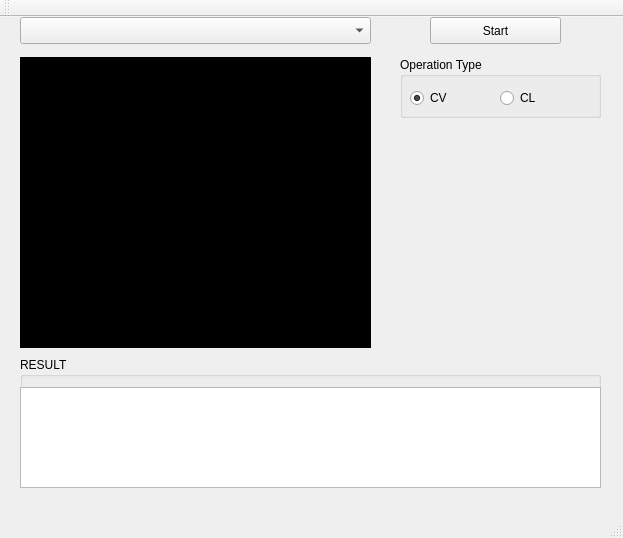
<?xml version="1.0" encoding="UTF-8"?>
<ui version="4.0">
 <class>MainWindow</class>
 <widget class="QMainWindow" name="MainWindow">
  <property name="geometry">
   <rect>
    <x>0</x>
    <y>0</y>
    <width>623</width>
    <height>538</height>
   </rect>
  </property>
  <property name="windowTitle">
   <string>QT Open CV &amp; CL TEST</string>
  </property>
  <widget class="QWidget" name="centralWidget">
   <widget class="QFrame" name="frame">
    <property name="geometry">
     <rect>
      <x>20</x>
      <y>40</y>
      <width>351</width>
      <height>291</height>
     </rect>
    </property>
    <property name="palette">
     <palette>
      <active>
       <colorrole role="Button">
        <brush brushstyle="SolidPattern">
         <color alpha="255">
          <red>0</red>
          <green>0</green>
          <blue>0</blue>
         </color>
        </brush>
       </colorrole>
       <colorrole role="Base">
        <brush brushstyle="SolidPattern">
         <color alpha="255">
          <red>0</red>
          <green>0</green>
          <blue>0</blue>
         </color>
        </brush>
       </colorrole>
       <colorrole role="Window">
        <brush brushstyle="SolidPattern">
         <color alpha="255">
          <red>0</red>
          <green>0</green>
          <blue>0</blue>
         </color>
        </brush>
       </colorrole>
      </active>
      <inactive>
       <colorrole role="Button">
        <brush brushstyle="SolidPattern">
         <color alpha="255">
          <red>0</red>
          <green>0</green>
          <blue>0</blue>
         </color>
        </brush>
       </colorrole>
       <colorrole role="Base">
        <brush brushstyle="SolidPattern">
         <color alpha="255">
          <red>0</red>
          <green>0</green>
          <blue>0</blue>
         </color>
        </brush>
       </colorrole>
       <colorrole role="Window">
        <brush brushstyle="SolidPattern">
         <color alpha="255">
          <red>0</red>
          <green>0</green>
          <blue>0</blue>
         </color>
        </brush>
       </colorrole>
      </inactive>
      <disabled>
       <colorrole role="Button">
        <brush brushstyle="SolidPattern">
         <color alpha="255">
          <red>0</red>
          <green>0</green>
          <blue>0</blue>
         </color>
        </brush>
       </colorrole>
       <colorrole role="Base">
        <brush brushstyle="SolidPattern">
         <color alpha="255">
          <red>0</red>
          <green>0</green>
          <blue>0</blue>
         </color>
        </brush>
       </colorrole>
       <colorrole role="Window">
        <brush brushstyle="SolidPattern">
         <color alpha="255">
          <red>0</red>
          <green>0</green>
          <blue>0</blue>
         </color>
        </brush>
       </colorrole>
      </disabled>
     </palette>
    </property>
    <property name="styleSheet">
     <string notr="true">background-color: black</string>
    </property>
    <property name="frameShape">
     <enum>QFrame::StyledPanel</enum>
    </property>
    <property name="frameShadow">
     <enum>QFrame::Raised</enum>
    </property>
   </widget>
   <widget class="QComboBox" name="cb_ExampleList">
    <property name="geometry">
     <rect>
      <x>20</x>
      <y>0</y>
      <width>351</width>
      <height>27</height>
     </rect>
    </property>
    <property name="editable">
     <bool>false</bool>
    </property>
    <property name="currentIndex">
     <number>-1</number>
    </property>
    <property name="minimumContentsLength">
     <number>0</number>
    </property>
    <property name="frame">
     <bool>true</bool>
    </property>
   </widget>
   <widget class="QPushButton" name="bt_Start">
    <property name="geometry">
     <rect>
      <x>430</x>
      <y>0</y>
      <width>131</width>
      <height>27</height>
     </rect>
    </property>
    <property name="text">
     <string>Start</string>
    </property>
   </widget>
   <widget class="QGroupBox" name="gb_OpType">
    <property name="geometry">
     <rect>
      <x>400</x>
      <y>40</y>
      <width>201</width>
      <height>61</height>
     </rect>
    </property>
    <property name="styleSheet">
     <string notr="true"/>
    </property>
    <property name="title">
     <string>Operation Type</string>
    </property>
    <property name="flat">
     <bool>false</bool>
    </property>
    <property name="checkable">
     <bool>false</bool>
    </property>
    <widget class="QRadioButton" name="rb_OpCV">
     <property name="geometry">
      <rect>
       <x>10</x>
       <y>30</y>
       <width>51</width>
       <height>22</height>
      </rect>
     </property>
     <property name="text">
      <string>CV</string>
     </property>
     <property name="checked">
      <bool>true</bool>
     </property>
    </widget>
    <widget class="QRadioButton" name="rb_OpCL">
     <property name="geometry">
      <rect>
       <x>100</x>
       <y>30</y>
       <width>51</width>
       <height>22</height>
      </rect>
     </property>
     <property name="text">
      <string>CL</string>
     </property>
    </widget>
   </widget>
   <widget class="QGroupBox" name="gb_Result">
    <property name="geometry">
     <rect>
      <x>20</x>
      <y>340</y>
      <width>581</width>
      <height>131</height>
     </rect>
    </property>
    <property name="title">
     <string>RESULT</string>
    </property>
    <widget class="QTextEdit" name="te_Result">
     <property name="geometry">
      <rect>
       <x>0</x>
       <y>30</y>
       <width>581</width>
       <height>101</height>
      </rect>
     </property>
     <property name="readOnly">
      <bool>false</bool>
     </property>
    </widget>
   </widget>
  </widget>
  <widget class="QMenuBar" name="menuBar">
   <property name="geometry">
    <rect>
     <x>0</x>
     <y>0</y>
     <width>623</width>
     <height>25</height>
    </rect>
   </property>
  </widget>
  <widget class="QToolBar" name="mainToolBar">
   <attribute name="toolBarArea">
    <enum>TopToolBarArea</enum>
   </attribute>
   <attribute name="toolBarBreak">
    <bool>false</bool>
   </attribute>
  </widget>
  <widget class="QStatusBar" name="statusBar"/>
 </widget>
 <layoutdefault spacing="6" margin="11"/>
 <resources/>
 <connections/>
</ui>
